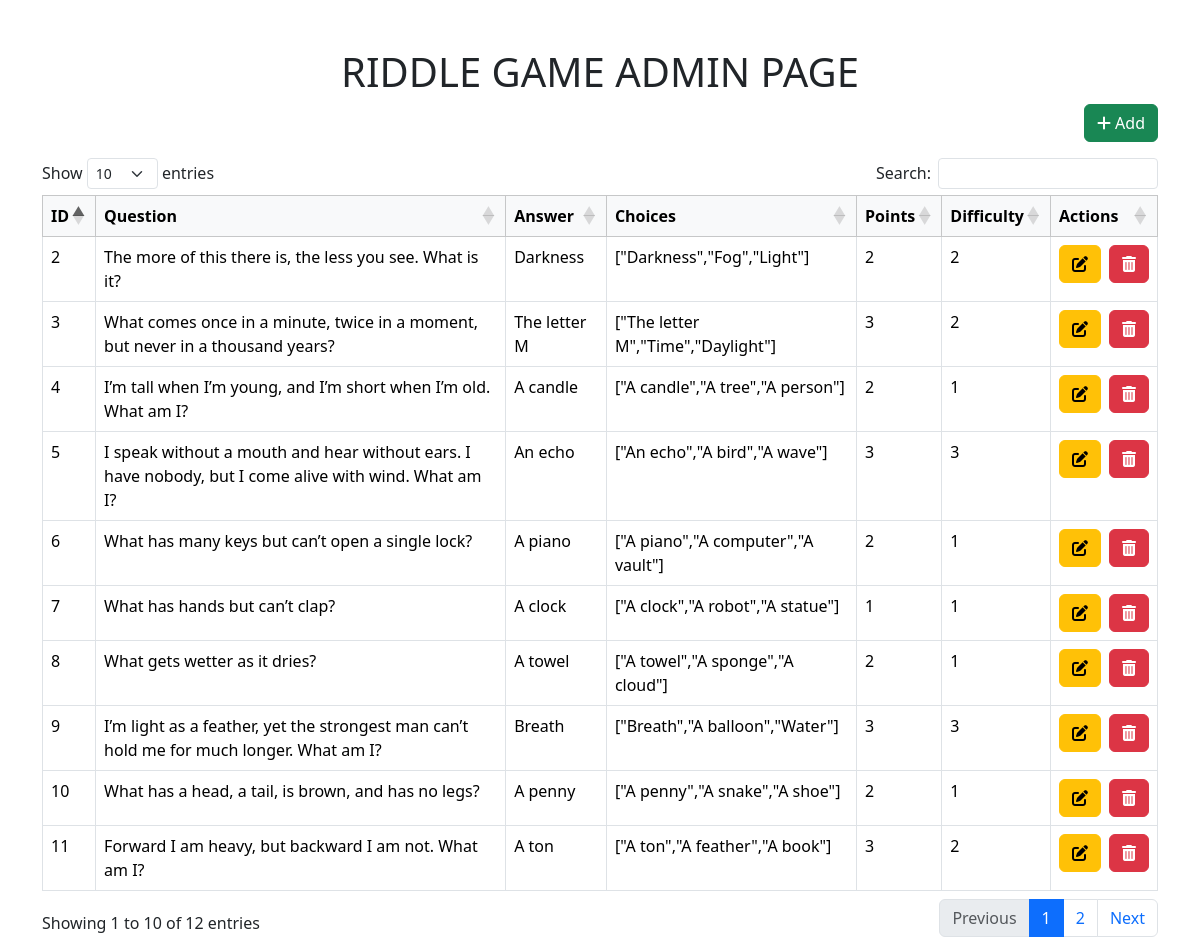
The page / on the database its author committed.
### tables this page shows
CREATE TABLE `questions` (
  `riddle_id` int(11) NOT NULL,
  `riddle_question` text NOT NULL,
  `riddle_choices` longtext NOT NULL CHECK (json_valid(`riddle_choices`)),
  `riddle_answer` text NOT NULL,
  `riddle_points` int(11) NOT NULL,
  `riddle_difficulty` int(11) NOT NULL
);

### index.php (the view, shortened to what this page needs)
<?php
require 'conn.php';
$sql = "SELECT * FROM questions";
$result = $conn->query($sql);
?>
<!doctype html>
<html lang="en">
<head>
    <link href="https://cdn.jsdelivr.net/npm/bootstrap@5.3.2/dist/css/bootstrap.min.css" rel="stylesheet"
 />
    <link rel="stylesheet" href="https://cdn.datatables.net/1.13.4/css/dataTables.bootstrap5.min.css">
    <link rel="stylesheet" href="https://cdn.jsdelivr.net/npm/sweetalert2@11/dist/sweetalert2.min.css">
    <link rel="stylesheet" href="https://cdnjs.cloudflare.com/ajax/libs/font-awesome/6.0.0-beta3/css/all.min.css">
</head>
<body>
    <main>
        <div class="container mt-5">
            <h1 class="text-center">RIDDLE GAME ADMIN PAGE</h1>
            <div class="text-end mb-3">
                <a href="add_riddle.php" class="btn btn-success">
                    <i class="fas fa-plus"></i> Add
                </a>
            </div>
            <div class="table-responsive">
                <table class="table table-bordered table-hover" id="myTable">
                    <thead class="table-light">
                        <tr>
                            <th>ID</th>
                            <th>Question</th>
                            <th>Answer</th>
                            <th>Choices</th>
                            <th>Points</th>
                            <th>Difficulty</th>
                            <th>Actions</th>
                        </tr>
                    </thead>
                    <tbody>
                        <?php
                        if ($result->num_rows > 0) {
                            while ($row = $result->fetch_assoc()) { ?>
                                <tr>
                                    <td><?php echo $row['riddle_id']; ?></td>
                                    <td><?php echo htmlspecialchars($row['riddle_question']); ?></td>
                                    <td><?php echo htmlspecialchars($row['riddle_answer']); ?></td>
                                    <td><?php echo htmlspecialchars($row['riddle_choices']); ?></td>
                                    <td><?php echo htmlspecialchars($row['riddle_points']); ?></td>
                                    <td><?php echo htmlspecialchars($row['riddle_difficulty']); ?></td>
                                    <td>
                                        <div class="d-flex">
                                            <a href="edit_riddle.php?id=<?php echo $row['riddle_id']; ?>"
                                                class="btn btn-warning me-2" title="Edit">
                                                <i class="fas fa-edit"></i>
                                            </a>
                                            <a href="#" class="btn btn-danger"
                                                onclick="confirmDelete(<?php echo $row['riddle_id']; ?>); return false;"
                                                title="Delete">
                                                <i class="fas fa-trash-alt"></i>
                                            </a>
                                        </div>
                                    </td>
                                </tr>
                            <?php }
                        } else { ?>
                            <tr>
                                <td colspan="7" class="text-center">No riddles found.</td>
                            </tr>
                        <?php }
                        ?>
                    </tbody>
                </table>
            </div>
        </div>
        <link rel="stylesheet" href="https://cdn.jsdelivr.net/npm/sweetalert2@11/dist/sweetalert2.min.css">
    </main>
</body>
</html>

### rows shown on the page
questions: riddle_id "2", riddle_question "The more of this there is, the less you see. What is it?", riddle_answer "Darkness", riddle_choices "[\"Darkness\",\"Fog\",\"Light\"]", riddle_points "2", riddle_difficulty "2"
questions: riddle_id "3", riddle_question "What comes once in a minute, twice in a moment, but never in a thousand years?", riddle_answer "The letter M", riddle_choices "[\"The letter M\",\"Time\",\"Daylight\"]", riddle_points "3", riddle_difficulty "2"
questions: riddle_id "4", riddle_question "I’m tall when I’m young, and I’m short when I’m old. What am I?", riddle_answer "A candle", riddle_choices "[\"A candle\",\"A tree\",\"A person\"]", riddle_points "2", riddle_difficulty "1"
questions: riddle_id "5", riddle_question "I speak without a mouth and hear without ears. I have nobody, but I come alive with wind. What am I?", riddle_answer "An echo", riddle_choices "[\"An echo\",\"A bird\",\"A wave\"]", riddle_points "3", riddle_difficulty "3"
questions: riddle_id "6", riddle_question "What has many keys but can’t open a single lock?", riddle_answer "A piano", riddle_choices "[\"A piano\",\"A computer\",\"A vault\"]", riddle_points "2", riddle_difficulty "1"
questions: riddle_id "7", riddle_question "What has hands but can’t clap?", riddle_answer "A clock", riddle_choices "[\"A clock\",\"A robot\",\"A statue\"]", riddle_points "1", riddle_difficulty "1"
questions: riddle_id "8", riddle_question "What gets wetter as it dries?", riddle_answer "A towel", riddle_choices "[\"A towel\",\"A sponge\",\"A cloud\"]", riddle_points "2", riddle_difficulty "1"
questions: riddle_id "9", riddle_question "I’m light as a feather, yet the strongest man can’t hold me for much longer. What am I?", riddle_answer "Breath", riddle_choices "[\"Breath\",\"A balloon\",\"Water\"]", riddle_points "3", riddle_difficulty "3"
questions: riddle_id "10", riddle_question "What has a head, a tail, is brown, and has no legs?", riddle_answer "A penny", riddle_choices "[\"A penny\",\"A snake\",\"A shoe\"]", riddle_points "2", riddle_difficulty "1"
questions: riddle_id "11", riddle_question "Forward I am heavy, but backward I am not. What am I?", riddle_answer "A ton", riddle_choices "[\"A ton\",\"A feather\",\"A book\"]", riddle_points "3", riddle_difficulty "2"
